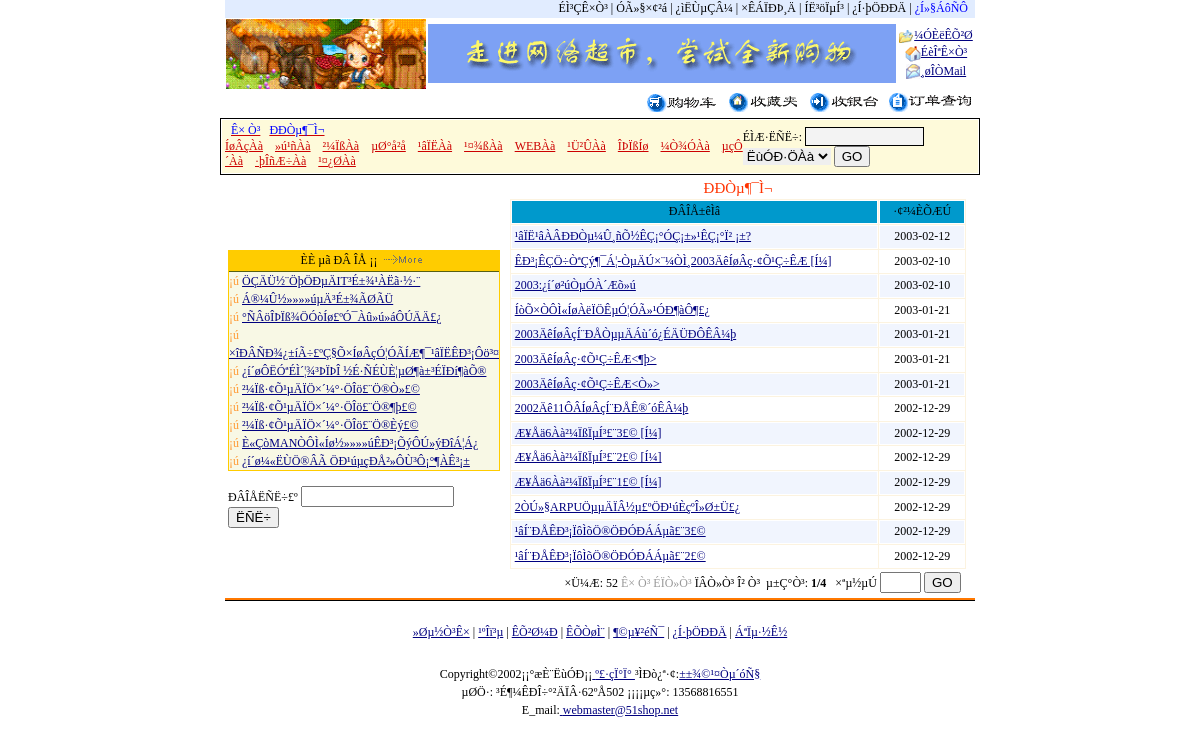
Page /news.php on the committed database.
### tables this page shows
CREATE TABLE b2c_ad (
  id int(10) unsigned NOT NULL auto_increment,
  code mediumtext NOT NULL,
  views int(10) default '0',
  visible smallint(5) default '1',
  posttime datetime NOT NULL default '0000-00-00 00:00:00',
  PRIMARY KEY  (id)
);

CREATE TABLE b2c_class (
  id int(10) unsigned NOT NULL auto_increment,
  name varchar(40) NOT NULL default '',
  up_id int(10) unsigned NOT NULL default '0',
  KEY id (id)
);

CREATE TABLE b2c_news (
  id int(10) unsigned NOT NULL auto_increment,
  title varchar(100) NOT NULL default '',
  content text NOT NULL,
  key_words varchar(20) default NULL,
  date datetime NOT NULL default '0000-00-00 00:00:00',
  read_no smallint(5) unsigned NOT NULL default '0',
  KEY id (id)
);

### conf/options.php (called while the page is built, shortened)
<?php
$dbservername="mysql1.cs.clemson.edu";
$dbusername="b2c_vt1i";
$dbuserpass="zhubo19910914";
$sitename="zhubo's store";
$siteurl="http://localhost/662";
$num_to_show = 14;
$siteemail = "webmaster@51shop.net";
$guestbook  =  1 ;
?>

### conf/db_mysql.php (called while the page is built, shortened)
<?php
class DB_Sql {
  var $Record   = array();
  var $Link_ID  = 0;
  var $Query_ID = 0;
  function free() {
      $this->Query_ID = 0;
  }
  function query($Query_String) {
    if ($Query_String == "")
      return 0;
    $this->Query_ID = @mysql_query($Query_String,$this->Link_ID);
    return $this->Query_ID;
  }
  function next_record() {
    $this->Record = @mysql_fetch_array($this->Query_ID);
    $stat = is_array($this->Record);
    return $stat;
  }
  function num_rows() {
    return @mysql_num_rows($this->Query_ID);
  }
  function f($Name) {
    return $this->Record[$Name];
  }
}
?>

### conf/config.php (called while the page is built, shortened)
<?php
require "conf/options.php";
require "conf/db_mysql.php";
$db = new DB_Sql;
$db->Host = $dbservername;
$db->User = $dbusername;
$db->Password = $dbuserpass;
$db->Link_ID = @mysql_connect($db->Host, $db->User, $db->Password) or die("Êý¾Ý¿âÁ¬½Ó´íÎó£¬ÇëÔËÐÐinstall.php½øÐÐ°²×°¡£");
?>

### news.php (the view, shortened to what this page needs)
<?php
require "conf/config.php";
?>
<html>
<head>
<link rel="stylesheet" href="conf/style.css" type="text/css">
</head>
<body bgcolor="#FFFFFF" text="#000000">
<?php include "conf/header.php" ?>
<table width="750" border="0" align="center">
  <tr>
    <td width="182"> <br>
      <?php include "news_hot.php" ?>
      <form name="form1" method="post" action="news_s.php">
        ÐÂÎÅËÑË÷£º
        <input type="text" name="key" size="16">
        <input type="submit" name="Submit" value="ËÑË÷">
      </form>
      </td>
    <td width="558" class="p13" align="center" valign="top">
      <?php
  if (!$page) $page=1;
  $db->query("select null from $news_t");
  $total_num=$db->num_rows();
  $totalpage=ceil($total_num/$num_to_show);
  $init_record=($page-1)*$num_to_show;
  $db->query("select id,title,DATE_FORMAT(date,'%Y-%m-%d') as date
   from $news_t
   order by id DESC limit $init_record, $num_to_show_news");
?>
      ÐÐÒµ¶¯Ì¬
      <table width="98%" border="1" class="black" cellspacing="1" cellpadding="3" bordercolor="#FFFFFF" bgcolor="#FCF3E0">
        <tr bgcolor="#0099CC">
          <td width="81%" align="center">ÐÂÎÅ±êÌâ</td>
          <td width="19%" align="center">·¢²¼ÈÕÆÚ</td>
        </tr>
        <?php
		   while($db->next_record())
			   {
			   $i++;
			   ?>
        <tr>
          <td width="81%" bgcolor="<?php if ($i % 2 ==0) echo "#ffffff";else echo "#F1F5FE"; ?>">
            <a href="news_list.php?id=<?php echo $db->f('id') ?>" class='clink03' target="_blank">
            <?php echo stripslashes($db->f('title')) ?>
            </a></td>
          <td width="19%" align="center" bgcolor="<?php if ($i % 2 ==0) echo "#ffffff";else echo "#F1F5FE"; ?>">
            <?php echo $db->f('date') ?>
          </td>
        </tr>
        <?php } ?>
      </table>
      <table width="96%" border="0" cellspacing="1" cellpadding="1">
        <form action="<?php echo $PHP_SELF ?> " method="post" name="form88" onSubmit="return check_page('form88.page')">
          <tr>
            <td align="right"> ×Ü¼Æ:
              <?php echo $total_num." ";
  $page1=$page-1;
  $page2=$page+1;
  if ($page1 < 1) echo "<FONT color=#999999>Ê×  Ò³&nbsp;ÉÏÒ»Ò³</FONT>&nbsp;";
  else echo "<a href='$PHP_SELF?page=1'>Ê×  Ò³</a>&nbsp;<a href='$PHP_SELF?page=$page1'>ÉÏÒ»Ò³</a>&nbsp;";
  if ($page2 > $totalpage) echo "<FONT color=#999999>ÏÂÒ»Ò³&nbsp;Î²  Ò³</FONT>&nbsp;";
  else echo "<a href='$PHP_SELF?page=$page2'>ÏÂÒ»Ò³</a>&nbsp;<a href='$PHP_SELF?page=$totalpage'>Î²  Ò³</a>&nbsp;";
?>
              µ±Ç°Ò³:<b>
              <?php echo $page."/".$totalpage ?>
              </b>&nbsp; ×ªµ½µÚ
              <input type="text" name="page" size="2">
              <input type="submit" name="Submit222" value="GO">
            </td>
          </tr>
        </form>
      </table>
    </td>
  </tr>
</table>
<div align="left">
  <?php include "conf/footer.php"; ?>
</div>
</body>
</html>

### conf/header.php (shortened to what this page needs)
<table width="750"  border="0"  align="center" cellspacing="0">
  <tr>
    <td align="right" colspan="3" bgcolor="#E1ECff"> <a href="index.php" >ÉÌ³ÇÊ×Ò³</a>
      | <a href="register1.php">ÓÃ»§×¢²á</a> | <a href="login.php">¿ìËÙµÇÂ¼</a> | <a href="modify.php">×ÊÁÏÐÞ¸Ä</a>
      | <a href="logout.php">ÍË³öÏµÍ³</a> | <a href="service.php">¿Í·þÖÐÐÄ</a>
      <?php
if ($guestbook)
  echo ' | <a href="guestbook/" target="_blank"><font color=blue>¿Í»§ÁôÑÔ</font></a> ';
?>
      &nbsp; </td>
  </tr>
  <tr>
    <td align="right" width="180"> <a href="<?php echo $siteurl ?>" target="_blank"><img src="images/logo.gif" border="0" width="200" height="70"></a></td>
    <td align="right" width="468">
      <?php include "ad.php"; ?>
    </td>
    <td width="100" valign="middle">
      <table width="100%" border="0" cellspacing="0" cellpadding="0">
        <tr>
          <td align="center" height="18"><a href="#" class="clink03" title="¼ÓÈëÊÕ²Ø" onClick="window.external.AddFavorite('<?php echo $siteurl; ?>', '<?php echo $sitename; ?>')"><img src="images/bookmark.gif" width="15" height="13" border="0" align="absmiddle">¼ÓÈëÊÕ²Ø</a></td>
        </tr>
        <tr>
          <td align="center" height="18"><a href="#" class="clink03" title="ÉèÎªÊ×Ò³" onClick="this.style.behavior='url(#default#homepage)';this.setHomePage('<?php echo $siteurl; ?>');"><img src="images/home.gif" width="16" height="16" border="0" align="absmiddle">ÉèÎªÊ×Ò³</a></td>
        </tr>
        <tr>
          <td align="center" height="18"><a href="mailto:<?php echo $siteemail; ?>" class="clink03" title="¸øÎÒÃÇMail"><img src="images/email.gif" width="15" height="15" border="0" align="absmiddle">¸øÎÒMail</a></td>
        </tr>
      </table>
    </td>
  </tr>
  <tr>
    <td bgcolor="#ffffff" id="clock">&nbsp; </td>
    <td align="right" bgcolor="#ffffff" colspan="2"><a href="buycar.php"><img src="images/gwc.gif" width="72" height="19" border="0"></a>
      &nbsp;&nbsp;<a href="buystore.php"><img src="images/scj.gif" border="0"></a>
      &nbsp;&nbsp;<a href="bank.php"><img src="images/syt.gif" width="72" height="21" border="0"></a>
      &nbsp;&nbsp;<a href="dingdang.php"><img src="images/cy.gif" width="84" height="21" border="0"></a>&nbsp;</td>
  </tr>
</table>
<table width="750" border="1" cellpadding="3" cellspacing="1" bgcolor="#000000" bordercolor="#FFFFFF" align="center">
  <tr>
    <td bgcolor="#FEFADA">
      <table width="750" align="center" bgcolor="#FEFADA" cellspacing="0" cellpadding="0">
        <form name="formsearch" method="post" action="index_s.php" onSubmit="return chk();">
          <tr>
            <td>&nbsp;&nbsp;<a href="index.php" class="title"><font color=blue>Ê× Ò³</font></a> &nbsp;&nbsp;<a href="news.php" class="title"><font color=blue>ÐÐÒµ¶¯Ì¬</font></a>&nbsp;&nbsp;
              <?php
  $db->query("select * from $class_t where up_id=0");
  while($db->next_record())
   {
    echo "<a href='index.php?up_id=".$db->f('id')."' class='title'>".$db->f('name')."</a>&nbsp;&nbsp;&nbsp;&nbsp;";
	}
  ?>
            </td>
            <td width="270" >
              ÉÌÆ·ËÑË÷:
              <input class=think name=key size=12  type=text >
              <select name="sf">
                <option value="0" selected>ËùÓÐ·ÖÀà</option>
              </select>
              <input type="submit" name="submit" value="GO">
            </td>
          </tr>
        </form>
      </table>
    </td>
  </tr>
</table>

### ad.php (shortened to what this page needs)
<?php
function showAd()
{
  global $db, $ad_t;
  $db->query("select count(id) count from $ad_t where visible=1");
  $db->next_record();
  $count = $db->f('count');
  if($count <= 1)
    $start = 0;
  else
    $start = rand(0, $count - 1);
  $db->query("select id,code from $ad_t where visible=1
    order by id desc limit $start,1");
  $db->next_record();
  echo stripslashes($db->f('code'));
}
showAd();
?>

### news_hot.php (shortened to what this page needs)
<html>
<head>
</head>
<body bgcolor="#FFFFFF" text="#000000">
<table width="98%" border="0" cellpadding="1" cellspacing="0">
  <tr>
    <td bgcolor="ffcc00">
      <table width=100% border=0 cellspacing=0 cellpadding=0>
        <tr>
          <td height=20 bgcolor=ffcc00 align=center>ÈÈ µã ÐÂ ÎÅ
            <?php
  $db->query("select id,title from $news_t order by read_no DESC limit 10");
?>
            ¡¡<a href="news.php"><img src="images/more.gif" width="50" height="10" border="0" alt="¸ü¶à..."></a>
          </td>
        </tr>
        <tr>
        </tr>
        <?php
 while($db->next_record())
			   {
?>
        <tr>
          <td class=p7 bgcolor="f8f8e5" style="line-height:150%"> <font color=FF9933>
            ¡ú <a href="news_list.php?id=<?php echo $db->f('id') ?>" class='clink03' target="_blank">
            <?php echo stripslashes($db->f('title')) ?>
            </a></font></td>
        </tr>
        <?php } ?>
      </table>
    </td>
  </tr>
</table>
<br>
</body>
</html>

### conf/style.css (style rules this page uses)
.think { BACKGROUND-COLOR: #f3f3f3; BORDER-BOTTOM: #000000 1px solid; BORDER-LEFT: #000000 1px solid; BORDER-RIGHT: #000000 1px solid; BORDER-TOP: #000000 1px solid }
TD { FONT-SIZE: 9pt; LETTER-SPACING: 0pt; LINE-HEIGHT: 130%; WORD-SPACING: 0pt }
BODY { FONT-FAMILY: "����"; FONT-SIZE: 12px; LINE-HEIGHT: 15pt; MARGIN-TOP: 0px; PADDING-TOP: 0px; SCROLLBAR-FACE-COLOR: #cccccc; SCROLLBAR-HIGHLIGHT-COLOR: #e7e7e7; SCROLLBAR-SHADOW-COLOR: #e7e7e7; SCROLLBAR-3DLIGHT-COLOR: #ffffff; SCROLLBAR-ARROW-COLOR: #ffffff; SCROLLBAR-TRACK-COLOR: #ffffff; SCROLLBAR-DARKSHADOW-COLOR: #ffffff }
SELECT { BORDER-BOTTOM-COLOR: black; BORDER-BOTTOM-STYLE: none; BORDER-LEFT-COLOR: black; BORDER-LEFT-STYLE: none; BORDER-RIGHT-COLOR: black; BORDER-RIGHT-STYLE: none; BORDER-TOP-COLOR: #99ff00; BORDER-TOP-STYLE: none }
A:link { COLOR: #000000; TEXT-DECORATION: none }
A.clink03:link { COLOR: #00007f; TEXT-DECORATION: underline }
A.title:link { COLOR: #cc0000; TEXT-DECORATION: underline }
.p13 { COLOR: #ff3300; FONT-SIZE: 15px }

### rows in the picture
b2c_ad: code (picture)
b2c_class: name "ÍøÂçÀà"
b2c_class: name "»ú¹ñÀà"
b2c_class: name "²¼ÏßÀà"
b2c_class: name "µØ°å²å"
b2c_class: name "¹âÏËÀà"
b2c_class: name "¹¤¾ßÀà"
b2c_class: name "WEBÀà"
b2c_class: name "¹Ü²ÛÀà"
b2c_class: name "ÎÞÏßÍø"
b2c_class: name "¼Ò¾ÓÀà"
b2c_class: name "µçÔ´Àà"
b2c_class: name "·þÎñÆ÷Àà"
b2c_class: name "¹¤¿ØÀà"
b2c_news: title "ÖÇÄÜ½¨ÖþÖÐµÄIT³É±¾¹ÀËã·½·¨"
b2c_news: title "Á®¼Û½»»»»úµÄ³É±¾ÃØÃÜ"
b2c_news: title "°ÑÂöÎÞÏß¾ÖÓòÍø£ºÓ¯Àû»ú»áÔÚÄÄ£¿"
b2c_news: title "×îÐÂÑÐ¾¿±íÃ÷£ºÇ§Õ×ÍøÂçÓ¦ÓÃÍÆ¶¯¹âÏËÊÐ³¡Ôö³¤"
b2c_news: title "¿í´øÔËÓªÉÌ´¦¾³ÞÏÞÎ ½É·ÑÉÙÈ¦µØ¶à±³ÉÏÐí¶àÕ®"
b2c_news: title "²¼Ïß·¢Õ¹µÄÏÖ×´¼°·ÖÎö£¨Ö®Ò»£©"
b2c_news: title "²¼Ïß·¢Õ¹µÄÏÖ×´¼°·ÖÎö£¨Ö®¶þ£©"
b2c_news: title "²¼Ïß·¢Õ¹µÄÏÖ×´¼°·ÖÎö£¨Ö®Èý£©"
b2c_news: title "È«ÇòMANÒÔÌ«Íø½»»»»úÊÐ³¡ÕýÔÚ»ýÐîÁ¦Á¿"
b2c_news: title "¿í´ø¼«ËÙÖ®ÂÃ ÖÐ¹úµçÐÅ²»ÔÙ³Ô¡°¶ÀÊ³¡±"
b2c_news: title "¹âÏË¹âÀÂÐÐÒµ¼Û¸ñÕ½ÊÇ¡°ÓÇ¡±»¹ÊÇ¡°Ï² ¡±?", f "2003-02-12"
b2c_news: title "ÊÐ³¡ÊÇÖ÷ÒªÇý¶¯Á¦-ÒµÄÚ×¨¼ÒÌ¸2003ÄêÍøÂç·¢Õ¹Ç÷ÊÆ [Í¼]", f "2003-02-10"
b2c_news: title "2003:¿í´ø²úÒµÓ­À´Æõ»ú", f "2003-02-10"
b2c_news: title "ÍòÕ×ÒÔÌ«ÍøÀëÏÖÊµÓ¦ÓÃ»¹ÓÐ¶àÔ¶£¿", f "2003-01-21"
b2c_news: title "2003ÄêÍøÂçÍ¨ÐÅÒµµÄÁù´ó¿ÉÄÜÐÔÊÂ¼þ", f "2003-01-21"
b2c_news: title "2003ÄêÍøÂç·¢Õ¹Ç÷ÊÆ<¶þ>", f "2003-01-21"
b2c_news: title "2003ÄêÍøÂç·¢Õ¹Ç÷ÊÆ<Ò»>", f "2003-01-21"
b2c_news: title "2002Äê11ÔÂÍøÂçÍ¨ÐÅÊ®´óÊÂ¼þ", f "2002-12-29"
b2c_news: title "Æ¥Åä6Àà²¼ÏßÏµÍ³£¨3£© [Í¼]", f "2002-12-29"
b2c_news: title "Æ¥Åä6Àà²¼ÏßÏµÍ³£¨2£© [Í¼]", f "2002-12-29"
b2c_news: title "Æ¥Åä6Àà²¼ÏßÏµÍ³£¨1£© [Í¼]", f "2002-12-29"
b2c_news: title "2ÒÚ»§ARPUÖµµÄÏÂ½µ£ºÖÐ¹úÈçºÎ»Ø±Ü£¿", f "2002-12-29"
b2c_news: title "¹âÍ¨ÐÅÊÐ³¡ÏôÌõÖ®ÖÐÓÐÁÁµã£¨3£©", f "2002-12-29"
b2c_news: title "¹âÍ¨ÐÅÊÐ³¡ÏôÌõÖ®ÖÐÓÐÁÁµã£¨2£©", f "2002-12-29"

### other values in the picture
$total_num "52"
$page "1"
$totalpage "4"
$sitecopyright "º£·çÏ°Ï°"
$siteadd "³É¶¼ÊÐÎ÷°²ÄÏÂ·62ºÅ502"
$sitetel "13568816551"
$siteemail "webmaster@51shop.net"
